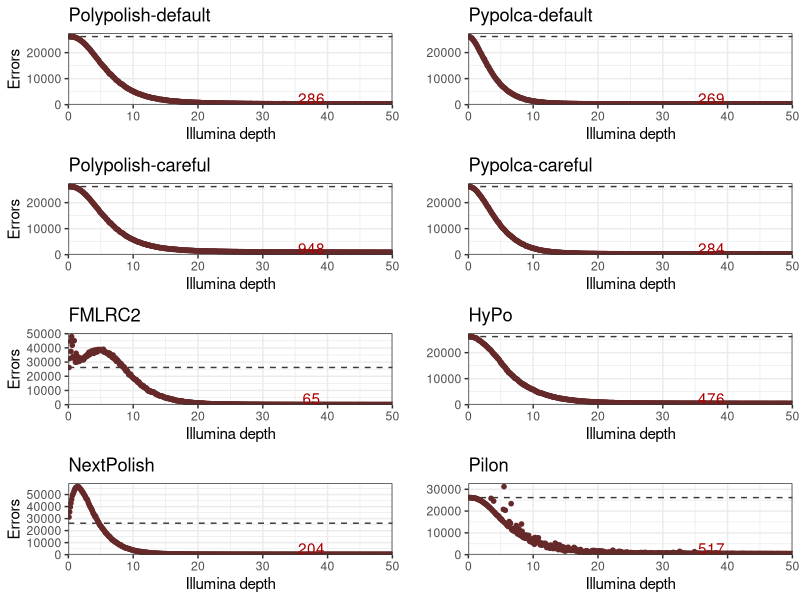

Recreate this plot in R.
## ---- chunk 1
library(tidyverse)
library(knitr)
library(readr)
library(dplyr)
library(cowplot)

plot_dir <- "plots"
dir.create(plot_dir)

opts_chunk$set(dpi=300, fig.path='plots/', echo=TRUE, dev=c('png','pdf'), warning=FALSE, message=FALSE)
pdf.options(useDingbats = FALSE)
## ---- chunk 2
per_genome_results <- read_delim("results.tsv", delim = "\t", escape_double = FALSE, trim_ws = TRUE)
colnames(per_genome_results) <- c("genome", "depth", "polishing", "errors")
per_genome_results$depth <- as.numeric(per_genome_results$depth)
per_genome_results <- per_genome_results %>% pivot_wider(names_from = polishing, values_from = errors)

per_genome_results <- per_genome_results %>%
  mutate(before_polish = case_when(
    genome == "ATCC_10708_Salmonella_enterica" ~ 4132,
    genome == "ATCC_14035_Vibrio_cholerae" ~ 4664,
    genome == "ATCC_17802_Vibrio_parahaemolyticus" ~ 4202,
    genome == "ATCC_19119_Listeria_ivanovii" ~ 936,
    genome == "ATCC_25922_Escherichia_coli" ~ 5510,
    genome == "ATCC_33560_Campylobacter_jejuni" ~ 2538,
    genome == "ATCC_35221_Campylobacter_lari" ~ 2739,
    genome == "ATCC_35897_Listeria_welshimeri" ~ 668,
    genome == "ATCC_BAA-679_Listeria_monocytogenes" ~ 795))
## ---- chunk 3
introduced <- per_genome_results
introduced$Polypolish_introduced <- ifelse(introduced$Polypolish - introduced$before_polish > 0, TRUE, FALSE)
introduced$`Polypolish-careful_introduced` <- ifelse(introduced$`Polypolish-careful` - introduced$before_polish > 0, TRUE, FALSE)
introduced$pypolca_introduced <- ifelse(introduced$pypolca - introduced$before_polish > 0, TRUE, FALSE)
introduced$`pypolca-careful_introduced` <- ifelse(introduced$`pypolca-careful` - introduced$before_polish > 0, TRUE, FALSE)
introduced$HyPo_introduced <- ifelse(introduced$HyPo - introduced$before_polish > 0, TRUE, FALSE)
introduced$FMLRC2_introduced <- ifelse(introduced$FMLRC2 - introduced$before_polish > 0, TRUE, FALSE)
introduced$NextPolish_introduced <- ifelse(introduced$NextPolish - introduced$before_polish > 0, TRUE, FALSE)
introduced$Pilon_introduced <- ifelse(introduced$Pilon - introduced$before_polish > 0, TRUE, FALSE)


total_results <- introduced %>%
  group_by(depth) %>%
  summarise(before_polish = sum(before_polish),
            polypolish_errors = sum(Polypolish),
            polypolish_introduced = any(Polypolish_introduced),
            polypolish_careful_errors = sum(`Polypolish-careful`),
            polypolish_careful_introduced = any(`Polypolish-careful_introduced`),
            pypolca_errors = sum(pypolca),
            pypolca_introduced = any(pypolca_introduced),
            pypolca_careful_errors = sum(`pypolca-careful`),
            pypolca_careful_introduced = any(`pypolca-careful_introduced`),
            hypo_errors = sum(HyPo),
            hypo_introduced = any(HyPo_introduced),
            fmlrc2_errors = sum(FMLRC2),
            fmlrc2_introduced = any(FMLRC2_introduced),
            nextpolish_errors = sum(NextPolish),
            nextpolish_introduced = any(NextPolish_introduced),
            pilon_errors = sum(Pilon),
            pilon_introduced = any(Pilon_introduced))
## ---- chunk 4
plot_full_range <- function(column_name, polisher_name, no_x = FALSE, no_y = FALSE) {
  mean_25_and_up <- total_results %>% filter(depth >= 25.0) %>% summarise(median(!!sym(column_name)))
  mean_25_and_up <- mean_25_and_up[[1]]

  introduced_column <- gsub("_errors", "_introduced", column_name)
  max_y <- max(total_results[[column_name]], na.rm = TRUE) * 1.05
  p <- ggplot(total_results, aes(x=depth,y=!!sym(column_name),colour=!!sym(introduced_column) )) +
    geom_hline(yintercept = 26185, color="#3A3A3A", linetype = "dashed") +
    geom_point(size = 1.25, colour = "#662929") +
    annotate("text", label=mean_25_and_up, x=37.5, y=max_y/11, colour="#AF0000", lineheight = 0.9) +
    theme_bw() + theme(legend.position = "none") +
    scale_x_continuous(limits = c(0, 50), expand = c(0, 0)) +
    scale_y_continuous(limits = c(0, max_y), expand = c(0, 0)) +
    labs(title=polisher_name, x="Illumina depth", y="Errors")
  if (no_x) {
    p <- p + theme(axis.title.x=element_blank(), axis.text.x=element_blank(), axis.ticks.x=element_blank())
  }
  if (no_y) {
    p <- p + theme(axis.title.y=element_blank())
  }
  return(p)
}

p1 <- plot_full_range("polypolish_errors", "Polypolish-default", FALSE, FALSE)
p2 <- plot_full_range("pypolca_errors", "Pypolca-default", FALSE, TRUE)
p3 <- plot_full_range("polypolish_careful_errors", "Polypolish-careful", FALSE, FALSE)
p4 <- plot_full_range("pypolca_careful_errors", "Pypolca-careful", FALSE, TRUE)
p5 <- plot_full_range("fmlrc2_errors", "FMLRC2", FALSE, FALSE)
p6 <- plot_full_range("hypo_errors", "HyPo", FALSE, TRUE)
p7 <- plot_full_range("nextpolish_errors", "NextPolish", FALSE, FALSE)
p8 <- plot_full_range("pilon_errors", "Pilon", FALSE, TRUE)

png(file = paste(plot_dir, "Supp_Figure10.png", sep = "/" ), units = "in",
    width = 10,
    height = 12, bg = "transparent", res = 600)

plot_grid(p1, p2, p3, p4, p5, p6, p7, p8, nrow=4, align = 'hv')
dev.off()
